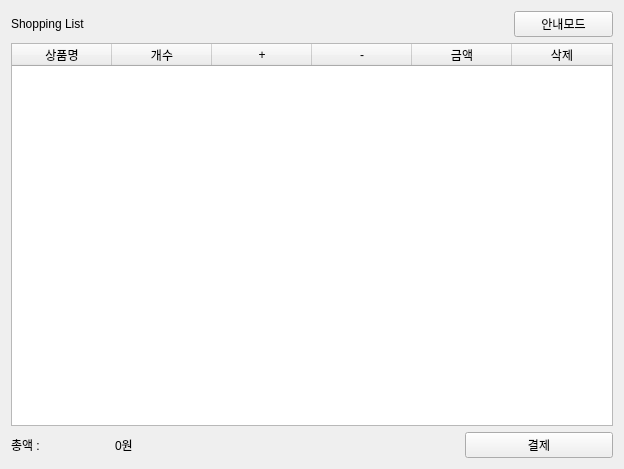
<?xml version="1.0" encoding="UTF-8"?>
<ui version="4.0">
 <class>PageCart</class>
 <widget class="QWidget" name="PageCart">
  <property name="geometry">
   <rect>
    <x>0</x>
    <y>0</y>
    <width>624</width>
    <height>469</height>
   </rect>
  </property>
  <property name="windowTitle">
   <string>Form</string>
  </property>
  <layout class="QVBoxLayout" name="verticalLayout_2">
   <item>
    <layout class="QVBoxLayout" name="verticalLayout">
     <item>
      <layout class="QHBoxLayout" name="horizontalLayout"/>
     </item>
     <item>
      <layout class="QHBoxLayout" name="horizontalLayout_4" stretch="1,4,1">
       <item>
        <widget class="QLabel" name="labelTitle">
         <property name="text">
          <string>Shopping List</string>
         </property>
        </widget>
       </item>
       <item>
        <spacer name="horizontalSpacer_2">
         <property name="orientation">
          <enum>Qt::Horizontal</enum>
         </property>
         <property name="sizeHint" stdset="0">
          <size>
           <width>40</width>
           <height>20</height>
          </size>
         </property>
        </spacer>
       </item>
       <item>
        <widget class="QPushButton" name="btnGuideMode">
         <property name="text">
          <string>안내모드</string>
         </property>
        </widget>
       </item>
      </layout>
     </item>
     <item>
      <layout class="QHBoxLayout" name="horizontalLayout_2">
       <item>
        <widget class="QTableWidget" name="tableCart">
         <column>
          <property name="text">
           <string>상품명</string>
          </property>
         </column>
         <column>
          <property name="text">
           <string>개수</string>
          </property>
         </column>
         <column>
          <property name="text">
           <string>+</string>
          </property>
         </column>
         <column>
          <property name="text">
           <string>-</string>
          </property>
         </column>
         <column>
          <property name="text">
           <string>금액</string>
          </property>
         </column>
         <column>
          <property name="text">
           <string>삭제</string>
          </property>
         </column>
        </widget>
       </item>
      </layout>
     </item>
     <item>
      <layout class="QHBoxLayout" name="horizontalLayout_3" stretch="2,2,5,3">
       <item>
        <widget class="QLabel" name="labelTotalPrice">
         <property name="text">
          <string>총액 : </string>
         </property>
        </widget>
       </item>
       <item>
        <widget class="QLabel" name="labelTotalPriceValue">
         <property name="text">
          <string>0원</string>
         </property>
        </widget>
       </item>
       <item>
        <spacer name="horizontalSpacer">
         <property name="orientation">
          <enum>Qt::Horizontal</enum>
         </property>
         <property name="sizeHint" stdset="0">
          <size>
           <width>40</width>
           <height>20</height>
          </size>
         </property>
        </spacer>
       </item>
       <item>
        <widget class="QPushButton" name="btnPay">
         <property name="text">
          <string>결제</string>
         </property>
        </widget>
       </item>
      </layout>
     </item>
    </layout>
   </item>
  </layout>
 </widget>
 <resources/>
 <connections/>
</ui>
